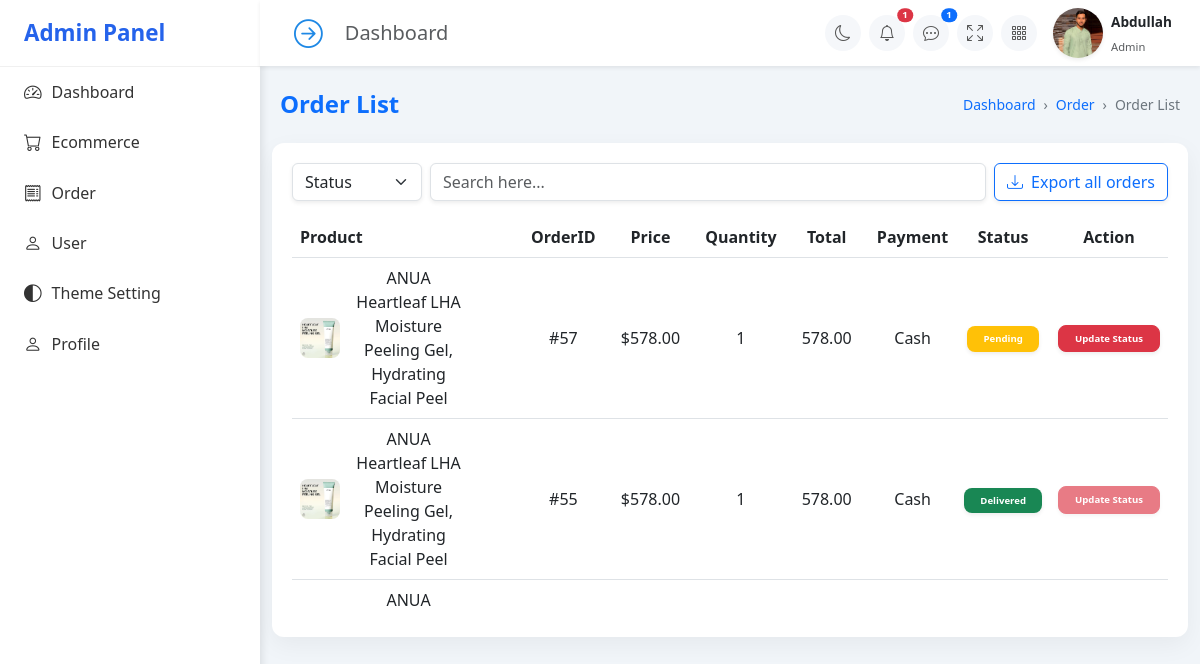
The page /Server/Admin-Panel/View-Orders.php (signed in) on the database as committed earlier.
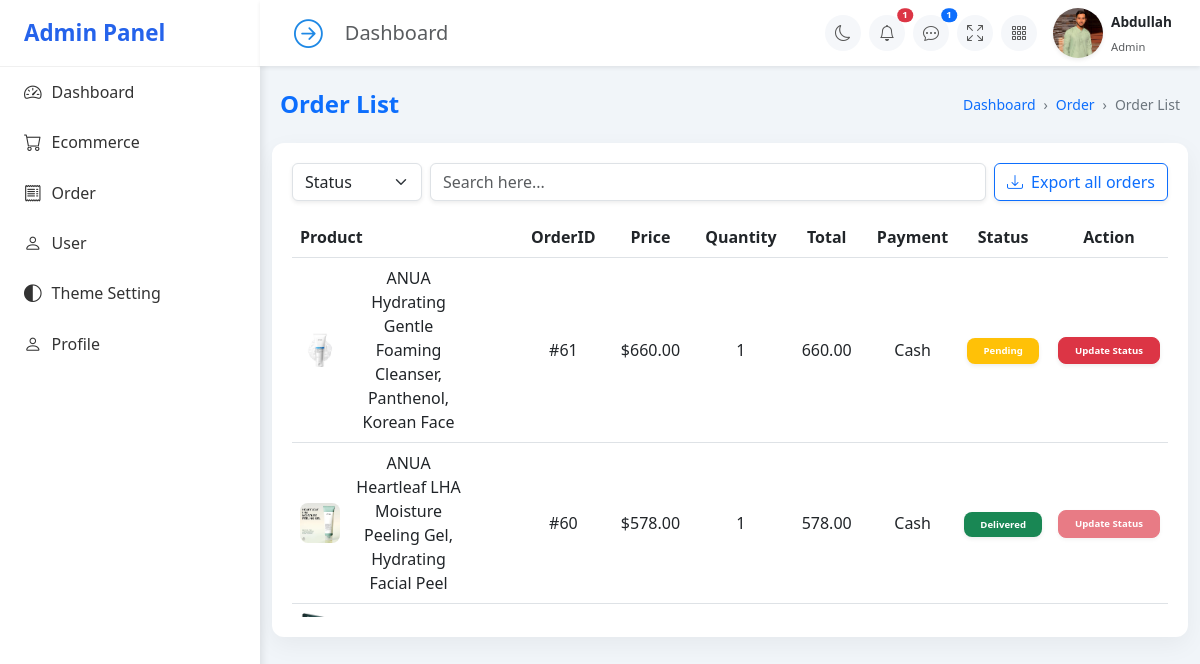
The same page on the database as committed later.
### tables this page shows
CREATE TABLE `orders` (
  `id` int(11) NOT NULL,
  `user_id` int(11) DEFAULT NULL,
  `address_id` int(11) DEFAULT NULL,
  `total` decimal(10,2) DEFAULT NULL,
  `status` enum('pending','shipped','delivered','cancelled') DEFAULT 'pending',
  `created_at` timestamp NOT NULL DEFAULT current_timestamp(),
  `payment_method` enum('Cash','Card','UPI','Wallet') NOT NULL
);

### Server/Admin-Panel/View-Orders.php (the view, shortened to what this page needs)
<?php
include("./Sidebar.php");
$status = isset($_POST['status']) ? $_POST['status'] : '';
?>
</head>
<body>
  <div class="container m ">
    <div class="d-flex justify-content-between align-items-center my-4 flex-wrap mx-2">
      <h4 class="mb-2 mb-md-0 fw-semibold text-primary">Order List</h4>
      <nav aria-label="breadcrumb">
        <ol class="breadcrumb mb-0 breadcrumb-custom">
          <li class="breadcrumb-item"><a href="#">Dashboard</a></li>
          <li class="breadcrumb-item"><a href="#">Order</a></li>
          <li class="breadcrumb-item active" aria-current="page">Order List</li>
        </ol>
      </nav>
    </div>
    <div class="order-card bg-white">
      <div class="d-flex flex-row align-items-center mb-3 gap-2 responsive-flex">
        <form method="POST" id="statusForm">
          <select name="status" id="state-selcxt" class="form-select shadow-sm" style="min-width: 130px; max-width: 150px;" >
            <option selected hidden>Status</option>
          </select>
        </form>
        <div class="flex-grow-1 w-100 w-md-auto order-3 order-md-0">
          <input type="text" class="form-control shadow-sm mt-2 mt-md-0" placeholder="Search here...">
        </div>
        <div class="flex-shrink-0 export-btn">
          <button class="btn btn-outline-primary shadow-sm w-100">
            <i class="bi bi-download me-1"></i> Export all orders
          </button>
        </div>
      </div>
      <div class="table-responsive">
        <div class="table-container">
          <table class="table table-hover text-center align-middle mb-0">
            <thead>
              <tr>
                <th class="text-start">Product</th>
                <th>OrderID</th>
                <th>Price</th>
                <th>Quantity</th>
                <th>Total</th>
                <th>Payment</th>
                <th>Status</th>
                <th>Action</th>
              </tr>
            </thead>
            <tbody class="text-center">
              <?php
              $sql = "SELECT DISTINCT orders.id as order_id, products.name, orders.payment_method, orders.status, order_items.quantity, order_items.price  AS unit_price,
  (order_items.price * order_items.quantity) AS total_price, product_images.image_url
FROM orders
INNER JOIN order_items ON orders.id = order_items.order_id
INNER JOIN products ON order_items.product_id = products.id
INNER JOIN product_images ON products.id = product_images.product_id";
              $sql .= " ORDER BY order_id DESC";
              $result = $conn->query($sql);
              if($result->num_rows == 0){
                   echo "<tr><td colspan='7' class='text-center fw-bold text-muted py-4'>No orders found for $status  status.</td></tr>";
              }else{
              while ($row = $result->fetch_assoc()) {
              ?>
                <tr>
                  <td class="d-flex align-items-center ">
                    <img src="../uploads/<?= $row['image_url'] ?>" class="product-img" alt="Product">
                    <span class="me-5"><?= $row['name'] ?></span>
                  </td>
                  <td>#<?= $row['order_id'] ?></td>
                  <td>$<?= $row['unit_price'] ?></td>
                  <td><?= $row['quantity'] ?></td>
                  <td><?= $row['total_price'] ?></td>
                  <td><?= $row['payment_method'] ?></td>
                  <td>
                    <?php
                    $colour = '';
                    if ($row['status'] === "pending") {
                      $colour = 'bg-warning';
                    } elseif ($row['status'] === "shipped") {
                      $colour = 'bg-primary';
                    } elseif ($row['status'] === "delivered") {
                      $colour = 'bg-success';
                    } elseif ($row['status'] === "cancelled") {
                      $colour = 'bg-danger';
                    } ?>
                    <span class="badge rounded-3 <?= $colour ?> px-3 py-2   text-white <?= $row['status'] === 'cancelled' ? 'cursor-pointer ' : '' ?> text-capitalize shadow-sm">
                      <?= $row['status'] === 'cancelled' ? 'Remove' : $row['status']  ?>
                    </span>
                  </td>
                  <td>
                    <span onclick="updateStatus(<?= $row['order_id'] ?>, '<?= $row['status'] ?>')" class="badge rounded-3 btn  btn-danger <?= $row['status'] === 'delivered' ||  $row['status'] === 'cancelled' ? 'disabled' : ' '  ?>  bg-danger px-3 py-2 text-white text-capitalize shadow-sm" style="cursor:pointer;" data-bs-toggle="modal" data-bs-target="#updateStatusModal">
                      Update status
                    </span>
                  </td>
                </tr>
              <?php }
              }?>
            </tbody>
          </table>
        </div>
      </div>
    </div>
  </div>

Rows that differ between the two databases and show on the page:
removed orders: name "ANUA Heartleaf LHA Moisture Peeling Gel, Hydrating Facial Peel", id "57", unit_price "578.00", quantity "1", total_price "578.00", payment_method "Cash", status "Pending"
no longer on this page (row unchanged): orders: name "ANUA Heartleaf LHA Moisture Peeling Gel, Hydrating Facial Peel", id "55", unit_price "578.00", quantity "1", total_price "578.00", payment_method "Cash", status "Delivered"
no longer on this page (row edited): orders: name "ANUA…"
added orders: shows a picture, name "ANUA Hydrating Gentle Foaming Cleanser, Panthenol, Korean Face", id "61", unit_price "660.00", quantity "1", total_price "660.00", payment_method "Cash", status "Pending"
added orders: name "ANUA Heartleaf LHA Moisture Peeling Gel, Hydrating Facial Peel", id "60", unit_price "578.00", quantity "1", total_price "578.00", payment_method "Cash", status "Delivered"
added orders: shows a picture
